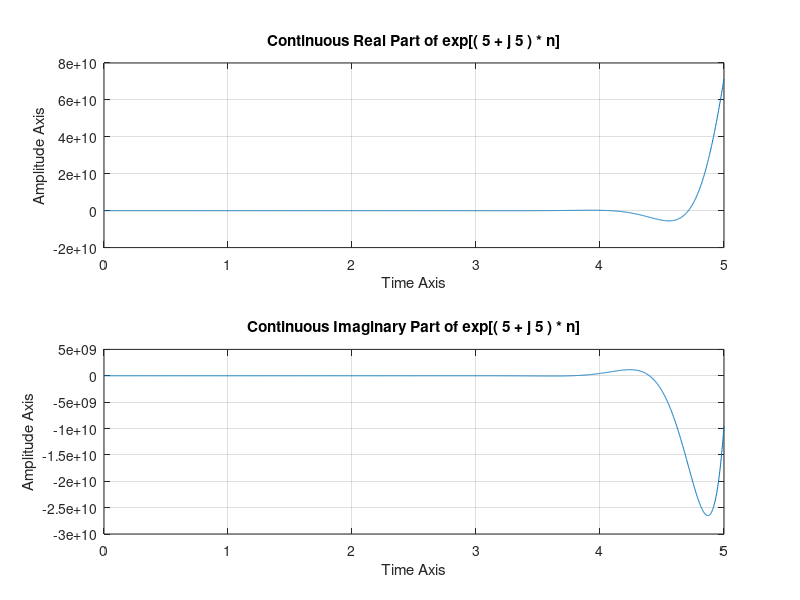
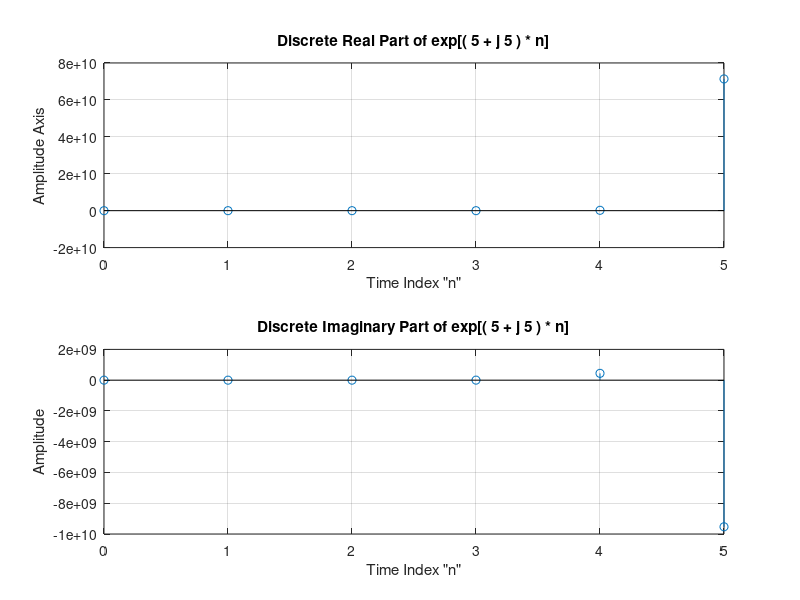

Recreate these plots in MATLAB, in order. (Note: this script raises an error after producing the figures.)
%Generation of Complex Signal

loop=1;
while (loop==1)
   clc;
	disp('GENERATION OF COMPLEX EXPONENTIAL SIGNAL exp[(a+i*b)n]');
	disp('  ');
	a=input('Real Part of the Exponent = ');
	b=input('Imaginary Part of the Exponent = ');
	n=input('No. of Samples to be Displayed = ' );
	expon=a+i*b;
    disp(' ')
    disp('Exponent is...')
	disp(expon);
	t=0:0.01/n:n;
	c=exp(expon*t);
	figure(1)
	subplot(2,1,1);
	plot(t,real(c));
	title(['Continuous Real Part of exp[( ',num2str(a),' + j ',num2str(b),' ) * n]']);
	xlabel('Time Axis');
	ylabel('Amplitude Axis');
	grid;
	subplot(2,1,2);
	plot(t,imag(c));
	title(['Continuous Imaginary Part of exp[( ',num2str(a),' + j ',num2str(b),' ) * n]']);
	xlabel('Time Axis');
	ylabel('Amplitude Axis');
    grid;
    disp('Press a key to Continue...');
	pause
	N=0:n;
	cs=exp(expon*N);
	figure(2)
	subplot(2,1,1);
	stem(N,real(cs));
	title(['Discrete Real Part of exp[( ',num2str(a),' + j ',num2str(b),' ) * n]']);
	xlabel('Time Index "n"');
	ylabel('Amplitude Axis');
	grid;
	subplot(2,1,2);
	stem(N,imag(cs));
	title(['Discrete Imaginary Part of exp[( ',num2str(a),' + j ',num2str(b),' ) * n]']);
	xlabel('Time Index "n"');
	ylabel('Amplitude');
	grid;
	zoom
   disp('  ');
   disp('Press a key to Continue...');
   pause
   figure(3)
   c(4000:4020)
   plot(c)
   title(['Polar Plot of exp[( ',num2str(a),' + j ',num2str(b),' ) * n]']);
   xlabel('Real Part')
   ylabel('Imaginary Part')
   grid
   pause
   choice=input('DO YOU WANT TO CONTINUE THE COMPLEX SIGNAL GENERATION..?(Y/N)= ','s');
   switch upper(choice)
   case 'Y',
      loop=1;
   otherwise
      loop=0;
   end
end
